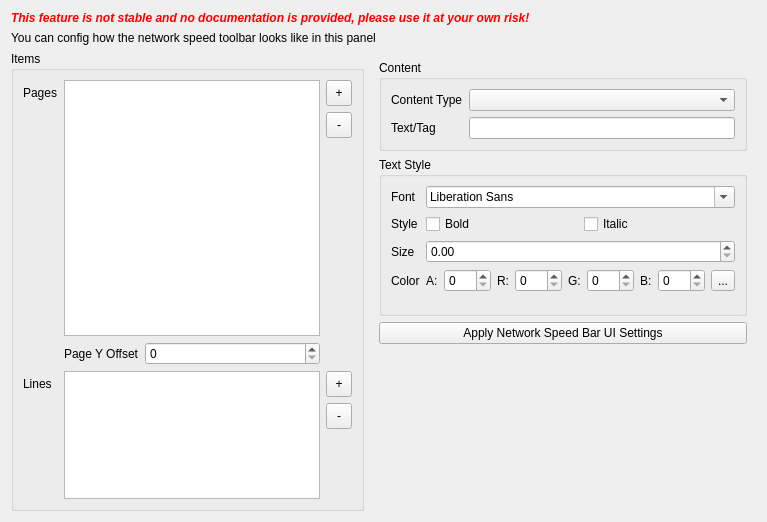
     <widget class="QWidget" name="networkToolbarPage">
      <property name="enabled">
       <bool>true</bool>
      </property>
      <attribute name="title">
       <string>Network Toolbar Settings</string>
      </attribute>
      <layout class="QGridLayout" name="gridLayout">
       <item row="1" column="0" colspan="2">
        <widget class="QLabel" name="label_33">
         <property name="text">
          <string>You can config how the network speed toolbar looks like in this panel</string>
         </property>
        </widget>
       </item>
       <item row="3" column="0">
        <widget class="QGroupBox" name="groupBox_6">
         <property name="title">
          <string>Items</string>
         </property>
         <layout class="QGridLayout" name="gridLayout_2" rowstretch="2,2,3,2,1,1,1" columnstretch="0,0,1,0">
          <item row="1" column="3">
           <widget class="QToolButton" name="nsBarPageDelBTN">
            <property name="sizePolicy">
             <sizepolicy hsizetype="Expanding" vsizetype="Fixed">
              <horstretch>0</horstretch>
              <verstretch>0</verstretch>
             </sizepolicy>
            </property>
            <property name="minimumSize">
             <size>
              <width>26</width>
              <height>26</height>
             </size>
            </property>
            <property name="text">
             <string>-</string>
            </property>
           </widget>
          </item>
          <item row="0" column="3">
           <widget class="QToolButton" name="nsBarPageAddBTN">
            <property name="sizePolicy">
             <sizepolicy hsizetype="Expanding" vsizetype="Fixed">
              <horstretch>0</horstretch>
              <verstretch>0</verstretch>
             </sizepolicy>
            </property>
            <property name="minimumSize">
             <size>
              <width>26</width>
              <height>26</height>
             </size>
            </property>
            <property name="text">
             <string>+</string>
            </property>
           </widget>
          </item>
          <item row="3" column="1">
           <widget class="QLabel" name="label_39">
            <property name="text">
             <string>Page Y Offset</string>
            </property>
           </widget>
          </item>
          <item row="0" column="0">
           <widget class="QLabel" name="label_32">
            <property name="text">
             <string>Pages</string>
            </property>
           </widget>
          </item>
          <item row="4" column="0">
           <widget class="QLabel" name="label_45">
            <property name="text">
             <string>Lines</string>
            </property>
           </widget>
          </item>
          <item row="3" column="2">
           <widget class="QSpinBox" name="nsBarPageYOffset">
            <property name="maximum">
             <number>1024</number>
            </property>
           </widget>
          </item>
          <item row="2" column="3" rowspan="2">
           <spacer name="verticalSpacer_4">
            <property name="orientation">
             <enum>Qt::Vertical</enum>
            </property>
            <property name="sizeHint" stdset="0">
             <size>
              <width>20</width>
              <height>38</height>
             </size>
            </property>
           </spacer>
          </item>
          <item row="5" column="3">
           <widget class="QToolButton" name="nsBarLineDelBTN">
            <property name="sizePolicy">
             <sizepolicy hsizetype="Expanding" vsizetype="Fixed">
              <horstretch>0</horstretch>
              <verstretch>0</verstretch>
             </sizepolicy>
            </property>
            <property name="minimumSize">
             <size>
              <width>26</width>
              <height>26</height>
             </size>
            </property>
            <property name="text">
             <string>-</string>
            </property>
           </widget>
          </item>
          <item row="4" column="3">
           <widget class="QToolButton" name="nsBarLineAddBTN">
            <property name="sizePolicy">
             <sizepolicy hsizetype="Expanding" vsizetype="Fixed">
              <horstretch>0</horstretch>
              <verstretch>0</verstretch>
             </sizepolicy>
            </property>
            <property name="minimumSize">
             <size>
              <width>26</width>
              <height>26</height>
             </size>
            </property>
            <property name="text">
             <string>+</string>
            </property>
           </widget>
          </item>
          <item row="6" column="3">
           <spacer name="verticalSpacer_3">
            <property name="orientation">
             <enum>Qt::Vertical</enum>
            </property>
            <property name="sizeHint" stdset="0">
             <size>
              <width>20</width>
              <height>40</height>
             </size>
            </property>
           </spacer>
          </item>
          <item row="0" column="1" rowspan="3" colspan="2">
           <widget class="QListWidget" name="nsBarPagesList"/>
          </item>
          <item row="4" column="1" rowspan="3" colspan="2">
           <widget class="QListWidget" name="nsBarLinesList"/>
          </item>
         </layout>
        </widget>
       </item>
       <item row="0" column="0" colspan="2">
        <widget class="QLabel" name="networkToolbarInfoLabel">
         <property name="enabled">
          <bool>true</bool>
         </property>
         <property name="font">
          <font>
           <weight>75</weight>
           <italic>true</italic>
           <bold>true</bold>
          </font>
         </property>
         <property name="styleSheet">
          <string notr="true">color: red</string>
         </property>
         <property name="text">
          <string>This feature is not stable and no documentation is provided, please use it at your own risk!</string>
         </property>
        </widget>
       </item>
       <item row="3" column="1">
        <widget class="QFrame" name="networkToolbarSettingsFrame">
         <layout class="QVBoxLayout" name="verticalLayout">
          <item>
           <widget class="QGroupBox" name="groupBox_5">
            <property name="title">
             <string>Content</string>
            </property>
            <layout class="QFormLayout" name="formLayout_9">
             <item row="0" column="0">
              <widget class="QLabel" name="label_44">
               <property name="text">
                <string>Content Type</string>
               </property>
              </widget>
             </item>
             <item row="0" column="1">
              <widget class="QComboBox" name="nsBarContentCombo"/>
             </item>
             <item row="1" column="0">
              <widget class="QLabel" name="label_31">
               <property name="text">
                <string>Text/Tag</string>
               </property>
              </widget>
             </item>
             <item row="1" column="1">
              <widget class="QLineEdit" name="nsBarTagTxt"/>
             </item>
            </layout>
           </widget>
          </item>
          <item>
           <widget class="QGroupBox" name="groupBox_3">
            <property name="sizePolicy">
             <sizepolicy hsizetype="Preferred" vsizetype="Expanding">
              <horstretch>0</horstretch>
              <verstretch>0</verstretch>
             </sizepolicy>
            </property>
            <property name="title">
             <string>Text Style</string>
            </property>
            <layout class="QFormLayout" name="formLayout_3">
             <item row="0" column="0">
              <widget class="QLabel" name="label_34">
               <property name="text">
                <string>Font</string>
               </property>
              </widget>
             </item>
             <item row="0" column="1">
              <widget class="QFontComboBox" name="fontComboBox"/>
             </item>
             <item row="1" column="1">
              <layout class="QHBoxLayout" name="horizontalLayout_4">
               <item>
                <widget class="QCheckBox" name="nsBarFontBoldCB">
                 <property name="text">
                  <string>Bold</string>
                 </property>
                </widget>
               </item>
               <item>
                <widget class="QCheckBox" name="nsBarFontItalicCB">
                 <property name="text">
                  <string>Italic</string>
                 </property>
                </widget>
               </item>
              </layout>
             </item>
             <item row="2" column="0">
              <widget class="QLabel" name="label_38">
               <property name="text">
                <string>Size</string>
               </property>
              </widget>
             </item>
             <item row="2" column="1">
              <widget class="QDoubleSpinBox" name="nsBarFontSizeSB"/>
             </item>
             <item row="3" column="0">
              <widget class="QLabel" name="label_37">
               <property name="text">
                <string>Color</string>
               </property>
              </widget>
             </item>
             <item row="3" column="1">
              <layout class="QHBoxLayout" name="horizontalLayout_11" stretch="0,1,0,1,0,1,0,1,0">
               <item>
                <widget class="QLabel" name="label_40">
                 <property name="text">
                  <string>A:</string>
                 </property>
                </widget>
               </item>
               <item>
                <widget class="QSpinBox" name="nsBarFontASB">
                 <property name="maximum">
                  <number>255</number>
                 </property>
                </widget>
               </item>
               <item>
                <widget class="QLabel" name="label_43">
                 <property name="text">
                  <string>R:</string>
                 </property>
                </widget>
               </item>
               <item>
                <widget class="QSpinBox" name="nsBarFontRSB">
                 <property name="maximum">
                  <number>255</number>
                 </property>
                </widget>
               </item>
               <item>
                <widget class="QLabel" name="label_42">
                 <property name="text">
                  <string>G:</string>
                 </property>
                </widget>
               </item>
               <item>
                <widget class="QSpinBox" name="nsBarFontGSB">
                 <property name="maximum">
                  <number>255</number>
                 </property>
                </widget>
               </item>
               <item>
                <widget class="QLabel" name="label_41">
                 <property name="text">
                  <string>B:</string>
                 </property>
                </widget>
               </item>
               <item>
                <widget class="QSpinBox" name="nsBarFontBSB">
                 <property name="maximum">
                  <number>255</number>
                 </property>
                </widget>
               </item>
               <item>
                <widget class="QToolButton" name="chooseColorBtn">
                 <property name="text">
                  <string>...</string>
                 </property>
                </widget>
               </item>
              </layout>
             </item>
             <item row="1" column="0">
              <widget class="QLabel" name="label_47">
               <property name="text">
                <string>Style</string>
               </property>
              </widget>
             </item>
            </layout>
           </widget>
          </item>
          <item>
           <widget class="QPushButton" name="applyNSBarSettingsBtn">
            <property name="text">
             <string>Apply Network Speed Bar UI Settings</string>
            </property>
           </widget>
          </item>
          <item>
           <spacer name="verticalSpacer_9">
            <property name="orientation">
             <enum>Qt::Vertical</enum>
            </property>
            <property name="sizeHint" stdset="0">
             <size>
              <width>20</width>
              <height>40</height>
             </size>
            </property>
           </spacer>
          </item>
         </layout>
        </widget>
       </item>
      </layout>
     </widget>
